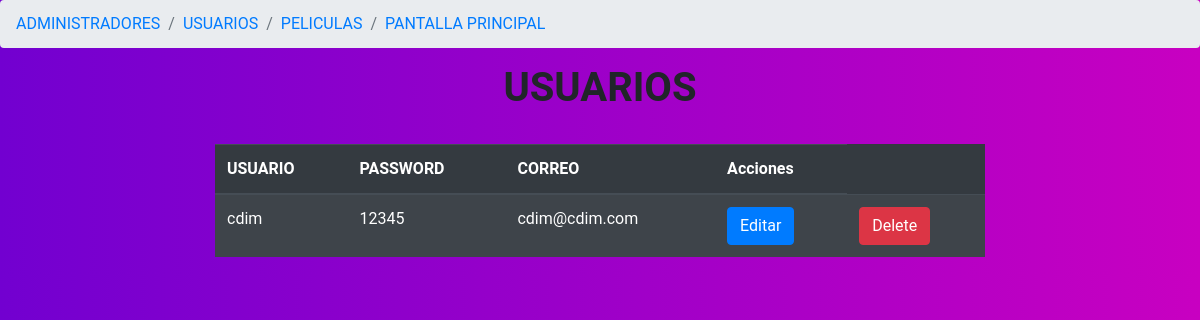
Screenshot of /user-crud.php with the database file from the repository.
### tables this page shows
CREATE TABLE usuarios (
  id_usuario int(11) NOT NULL AUTO_INCREMENT,
  usuario varchar(30),
  pass varchar(25),
  correo varchar(100),
  PRIMARY KEY(id_usuario)
);

### user-crud.php (the view, shortened to what this page needs)
<?php
include ('config/db.php');
$result = mysqli_query($mysqli,'select *  from usuarios');
?>
<!DOCTYPE html>
<html lang="es">
<head>
    <link rel="stylesheet" href="https://cdn.jsdelivr.net/npm/bootstrap@4.5.3/dist/css/bootstrap.min.css">
    <link rel="stylesheet" href="css/admin-crud.css">
</head>
<body>
<nav aria-label="breadcrumb">
  <ol class="breadcrumb">
    <li class="breadcrumb-item"><a href="admin-crud.php">ADMINISTRADORES</a></li>
    <li class="breadcrumb-item"><a href="user-crud.php">USUARIOS</a></li>
    <li class="breadcrumb-item"><a href="peliculas-crud.php">PELICULAS</a></li>
    <li class="breadcrumb-item"><a href="PantallaPrincipal.php">PANTALLA PRINCIPAL</a></li>
  </ol>
</nav>
<h1 class="titulo"><strong>USUARIOS</strong> </h1>
<br>
<div class="col-lg-8">
<table class="table table-striped table-dark tabla">
  <thead>
    <tr>
      <th scope="col">USUARIO</th>
      <th scope="col">PASSWORD</th>
      <th scope="col">CORREO</th>
      <th scope="col">Acciones</th>
    </tr>
  </thead>
  <tbody>
  <?php foreach($result as $row){ ?>
    <tr>
      <td><?php echo $row['usuario']; ?></td>
      <td><?php echo $row['pass']; ?></td>
      <td><?php echo $row['correo']; ?></td>
      <td><a href="usuario-edit.php?id=<?php echo $row['id_usuario']?>" class="btn btn-primary">Editar</a></td>
      <td><a href="usuario-delete.php?id=<?php echo $row['id_usuario']?>" class="btn btn-danger" >Delete</a></td>
    </tr>
        <?php }?>
    </tbody>
</table>
              </div>
</body>
</html>

### css/admin-crud.css (style rules this page uses)
:root { --body_gradient_left: #7200D0; --body_gradient_right: #C800C1; --form_bg: #ffffff; --input_bg: #E5E5E5; --input_hover: #eaeaea; --submit_bg: #1FCC44; --submit_hover: #40e263; --icon_color: #6b6b6b; }
body { font-family: 'Roboto', sans-serif; background-image: linear-gradient(to right, var(--body_gradient_left), var(--body_gradient_right)); }
.titulo { text-align: center; }
.tabla { margin-left: 200px; }

### rows the page displays
usuarios: usuario "cdim", pass "12345", correo "cdim@cdim.com"
